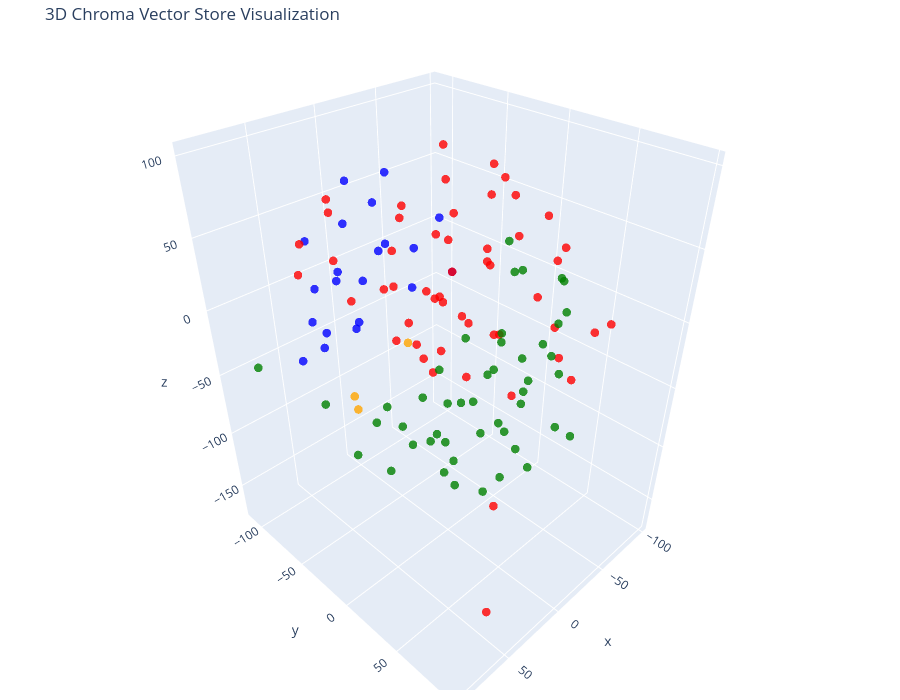

The code cell stored with this chart in its notebook:
### Code cell
# Let's try 3D!

tsne = TSNE(n_components=3, random_state=42)
reduced_vectors = tsne.fit_transform(vectors)

# Create the 3D scatter plot
fig = go.Figure(data=[go.Scatter3d(
    x=reduced_vectors[:, 0],
    y=reduced_vectors[:, 1],
    z=reduced_vectors[:, 2],
    mode='markers',
    marker=dict(size=5, color=colors, opacity=0.8),
    text=[f"Type: {t}<br>Text: {d[:100]}..." for t, d in zip(doc_types, documents)],
    hoverinfo='text'
)])

fig.update_layout(
    title='3D Chroma Vector Store Visualization',
    scene=dict(xaxis_title='x', yaxis_title='y', zaxis_title='z'),
    width=900,
    height=700,
    margin=dict(r=20, b=10, l=10, t=40)
)

fig.show()

### Figure 1 — Plotly figure (JSON) as saved in the notebook; plotly's stock layout.template omitted (floating-point values rounded to 4 significant figures)
{"data": [{"hoverinfo": "text", "marker": {"color": ["blue", "blue", "blue", "blue", "blue", "blue", "blue", "blue", "blue", "blue", "blue", "blue", "blue", "blue", "blue", "blue", "blue", "blue", "blue", "blue", "blue", "red", "red", "red", "red", "red", "red", "red", "red", "red", "red", "red", "red", "red", "red", "red", "red", "red", "red", "red", "red", "red", "red", "red", "red", "red", "red", "red", "red", "red", "red", "red", "red", "red", "red", "red", "red", "red", "red", "red", "red", "red", "red", "red", "red", "red", "red", "red", "red", "red", "red", "red", "red", "orange", "orange", "orange", "green", "green", "green", "green", "green", "green", "green", "green", "green", "green", "green", "green", "green", "green", "green", "green", "green", "green", "green", "green", "green", "green", "green", "green", "green", "green", "green", "green", "green", "green", "green", "green", "green", "green", "green", "green", "green", "green", "green", "green", "green", "green", "green", "green", "green", "green", "green"], "opacity": 0.8, "size": 5}, "mode": "markers", "text": ["Type: products<br>Text: # Product Summary\n\n# Rellm: AI-Powered Enterprise Reinsurance Solution\n\n## Summary\n\nRellm is an inno...", "Type: products<br>Text: ### Seamless Integrations\nRellm's architecture is designed for effortless integration with existing ...", "Type: products<br>Text: ### Regulatory Compliance Tools\nRellm includes built-in compliance tracking features to help organiz...", "Type: products<br>Text: Join the growing number of organizations leveraging Rellm to enhance their reinsurance processes whi...", "Type: products<br>Text: Experience the future of reinsurance with Rellm, where innovation meets reliability. Let Insurellm h...", "Type: products<br>Text: # Product Summary\n\n# Markellm\n\n## Summary\n\nMarkellm is an innovative two-sided marketplace designed ...", "Type: products<br>Text: - **User-Friendly Interface**: Designed with user experience in mind, Markellm features an intuitive...", "Type: products<br>Text: - **Customer Support**: Our dedicated support team is always available to assist both consumers and ...", "Type: products<br>Text: ### For Insurance Companies:\n- **Basic Listing Fee**: $199/month for a featured listing on the platf...", "Type: products<br>Text: ### Q3 2025\n- Initiate a comprehensive marketing campaign targeting both consumers and insurers to i...", "Type: products<br>Text: # Product Summary\n\n# Homellm\n\n## Summary\nHomellm is an innovative home insurance product developed b...", "Type: products<br>Text: ### 2. Dynamic Pricing Model\nWith Homellm's innovative dynamic pricing model, insurance providers ca...", "Type: products<br>Text: ### 5. Multi-Channel Integration\nHomellm seamlessly integrates into existing insurance platforms, pr...", "Type: products<br>Text: - **Basic Tier:** Starting at $5,000/month for small insurers with basic integration features.\n- **S...", "Type: products<br>Text: All tiers include a comprehensive training program and ongoing updates to ensure optimal performance...", "Type: products<br>Text: With Homellm, Insurellm is committed to transforming the landscape of home insurance, ensuring both ...", "Type: products<br>Text: # Product Summary\n\n# Carllm\n\n## Summary\n\nCarllm is an innovative auto insurance product developed by...", "Type: products<br>Text: - **Instant Quoting**: With Carllm, insurance companies can offer near-instant quotes to customers, ...", "Type: products<br>Text: - **Mobile Integration**: Carllm is designed to work seamlessly with mobile applications, providing ...", "Type: products<br>Text: - **Professional Tier**: $2,500/month\n  - For medium-sized companies.\n  - All Basic Tier features pl...", "Type: products<br>Text: ### Q2 2025: Customer Experience Improvements\n- Launch of a new **mobile app** for end-users.\n- Intr...", "Type: contracts<br>Text: # Contract with GreenField Holdings for Markellm\n\n**Effective Date:** November 15, 2023  \n**Contract...", "Type: contracts<br>Text: ## Renewal\n1. **Automatic Renewal**: This contract will automatically renew for sequential one-year ...", "Type: contracts<br>Text: ## Features\n1. **AI-Powered Matching**: Access to advanced algorithms that connect GreenField Holdin...", "Type: contracts<br>Text: ## Support\n1. **Customer Support Access**: The Client will have access to dedicated support through ...", "Type: contracts<br>Text: **Signatures:**  \n_________________________                           _________________________  \n**...", "Type: contracts<br>Text: # Contract with Apex Reinsurance for Rellm: AI-Powered Enterprise Reinsurance Solution\n\n## Terms\n\n1....", "Type: contracts<br>Text: ## Renewal\n\n1. **Automatic Renewal**: This Agreement will automatically renew for successive one-yea...", "Type: contracts<br>Text: 2. **Seamless Integrations**: The architecture of Rellm allows for easy integration with existing sy...", "Type: contracts<br>Text: 1. **Technical Support**: Provider shall offer dedicated technical support to the Client via phone, ...", "Type: contracts<br>Text: **Insurellm, Inc.**  \n_____________________________  \nAuthorized Signature   \nDate: ________________...", "Type: contracts<br>Text: # Contract with Greenstone Insurance for Homellm\n\n---\n\n## Terms\n\n1. **Parties**: This Contract (\"Agr...", "Type: contracts<br>Text: 4. **Payment Terms**: \n   - The Customer shall pay an amount of $10,000 per month for the Standard T...", "Type: contracts<br>Text: ---\n\n## Features\n\n- **AI-Powered Risk Assessment**: Customer will have access to enhanced risk evalu...", "Type: contracts<br>Text: - **Customer Portal**: A dedicated portal will be provided, allowing the Customer's clients to manag...", "Type: contracts<br>Text: ______________________________  \n[Name], [Title]  \nDate: ______________________\n\n**For Greenstone In...", "Type: contracts<br>Text: # Contract with Roadway Insurance Inc. for Carllm\n\n---\n\n## Terms\n\n1. **Agreement Effective Date**: T...", "Type: contracts<br>Text: ---\n\n## Renewal\n\n1. **Automatic Renewal**: This agreement will automatically renew for an additional...", "Type: contracts<br>Text: ---\n\n## Features\n\n1. **Access to Core Features**: Roadway Insurance Inc. will have access to all Pro...", "Type: contracts<br>Text: ---\n\n## Support\n\n1. **Technical Support**: Roadway Insurance Inc. will receive priority technical su...", "Type: contracts<br>Text: # Contract with Stellar Insurance Co. for Rellm\n\n## Terms\nThis contract is made between **Insurellm*...", "Type: contracts<br>Text: ### Termination\nEither party may terminate this agreement with a **30-day written notice**. In the e...", "Type: contracts<br>Text: ## Features\nStellar Insurance Co. will receive access to the following features of the Rellm product...", "Type: contracts<br>Text: ## Support\nInsurellm provides Stellar Insurance Co. with the following support services:\n\n- **24/7 T...", "Type: contracts<br>Text: # Contract with TechDrive Insurance for Carllm\n\n**Contract Date:** October 1, 2024  \n**Contract Dura...", "Type: contracts<br>Text: ## Renewal\n\n1. **Automatic Renewal**: This contract shall automatically renew for additional one-yea...", "Type: contracts<br>Text: ## Support\n\n1. **Customer Support**: Insurellm will provide 24/7 customer support to TechDrive Insur...", "Type: contracts<br>Text: **TechDrive Insurance Representative:**  \nName: Sarah Johnson  \nTitle: Operations Director  \nDate: _...", "Type: contracts<br>Text: # Contract with Belvedere Insurance for Markellm\n\n## Terms\nThis Contract (\"Agreement\") is made and e...", "Type: contracts<br>Text: ## Renewal\n1. **Renewal Terms**: This Agreement may be renewed for additional one-year terms upon mu...", "Type: contracts<br>Text: ## Features\n1. **AI-Powered Matching**: Belvedere Insurance will benefit from Markellm's AI-powered ...", "Type: contracts<br>Text: ## Support\n1. **Technical Support**: Technical support will be available from 9 AM to 7 PM EST, Mond...", "Type: contracts<br>Text: **Belvedere Insurance**  \nSignature: ______________________  \nName: [Authorized Signatory]  \nTitle: ...", "Type: contracts<br>Text: # Contract with Velocity Auto Solutions for Carllm\n\n**Contract Date:** October 1, 2023  \n**Contract ...", "Type: contracts<br>Text: ## Renewal\n\n1. **Automatic Renewal**: This contract will automatically renew for successive 12-month...", "Type: contracts<br>Text: ## Support\n\n1. **Customer Support**: Velocity Auto Solutions will have access to Insurellm’s custome...", "Type: contracts<br>Text: # Contract with GreenValley Insurance for Homellm\n\n**Contract Date:** October 6, 2023  \n**Contract N...", "Type: contracts<br>Text: 4. **Confidentiality:** Both parties agree to maintain the confidentiality of proprietary informatio...", "Type: contracts<br>Text: 1. **AI-Powered Risk Assessment:** Access to advanced AI algorithms for real-time risk evaluations.\n...", "Type: contracts<br>Text: 3. **Regular Updates:** Insurellm will offer ongoing updates and enhancements to the Homellm platfor...", "Type: contracts<br>Text: # Contract with EverGuard Insurance for Rellm: AI-Powered Enterprise Reinsurance Solution\n\n**Contrac...", "Type: contracts<br>Text: 4. **Usage Rights**: EverGuard Insurance is granted a non-exclusive, non-transferable license to acc...", "Type: contracts<br>Text: 1. **Core Functionality**: Rellm provides EverGuard Insurance with advanced AI-driven analytics, sea...", "Type: contracts<br>Text: 1. **Customer Support**: Insurellm will provide EverGuard Insurance with 24/7 customer support, incl...", "Type: contracts<br>Text: ---\n\n**Signatures**  \n**For Insurellm**: __________________________  \n**Name**: John Smith  \n**Title...", "Type: contracts<br>Text: # Contract with BrightWay Solutions for Markellm\n\n**Contract Date:** October 5, 2023  \n**Contract ID...", "Type: contracts<br>Text: 3. **Service Level Agreement (SLA):**  \n   Insurellm commits to a 99.9% uptime for the platform with...", "Type: contracts<br>Text: 2. **Real-Time Quote Availability:**  \n   Consumers sourced via BrightWay Solutions will receive rea...", "Type: contracts<br>Text: 3. **Training and Onboarding:**  \n   Insurellm agrees to provide one free training session on how to...", "Type: contracts<br>Text: # Contract with Pinnacle Insurance Co. for Homellm\n\n## Terms\nThis contract (\"Contract\") is entered i...", "Type: contracts<br>Text: ## Renewal\n1. **Renewal Terms**: At the end of the initial term, this Contract shall automatically r...", "Type: contracts<br>Text: ## Features\n1. **AI-Powered Risk Assessment**: Utilized for tailored underwriting decisions specific...", "Type: contracts<br>Text: ## Support\n1. **Technical Support**: Insurellm shall provide 24/7 technical support via an email and...", "Type: company<br>Text: # Overview of Insurellm\n\nInsurellm is an innovative insurance tech firm with 200 employees across th...", "Type: company<br>Text: # Careers at Insurellm\n\nInsurellm is hiring! We are looking for talented software engineers, data sc...", "Type: company<br>Text: # About Insurellm\n\nInsurellm was founded by Avery Lancaster in 2015 as an insurance tech startup des...", "Type: employees<br>Text: # HR Record\n\n# Alex Chen\n\n## Summary\n- **Date of Birth:** March 15, 1990  \n- **Job Title:** Backend ...", "Type: employees<br>Text: ## Annual Performance History\n- **2020:**  \n  - Completed onboarding successfully.  \n  - Met expecta...", "Type: employees<br>Text: ## Compensation History\n- **2020:** Base Salary: $80,000  \n- **2021:** Base Salary Increase to $90,0...", "Type: employees<br>Text: Alex Chen continues to be a vital asset at Insurellm, contributing significantly to innovative backe...", "Type: employees<br>Text: # HR Record\n\n# Oliver Spencer\n\n## Summary\n- **Date of Birth**: May 14, 1990  \n- **Job Title**: Backe...", "Type: employees<br>Text: ## Annual Performance History\n- **2018**: **3/5** - Adaptable team player but still learning to take...", "Type: employees<br>Text: ## Compensation History\n- **March 2018**: Initial salary of $80,000.\n- **July 2019**: Salary increas...", "Type: employees<br>Text: # HR Record\n\n# Emily Tran\n\n## Summary\n- **Date of Birth:** March 18, 1991  \n- **Job Title:** Digital...", "Type: employees<br>Text: - **January 2017 - May 2018**: Marketing Intern  \n  - Supported the Marketing team by collaborating ...", "Type: employees<br>Text: - **2021**:  \n  - Performance Rating: Meets Expectations  \n  - Key Achievements: Contributed to the ...", "Type: employees<br>Text: - **Professional Development Goals**:  \n  - Emily Tran aims to become a Marketing Manager within the...", "Type: employees<br>Text: # HR Record\n\n# Jordan Blake\n\n## Summary\n- **Date of Birth:** March 15, 1993  \n- **Job Title:** Sales...", "Type: employees<br>Text: ## Annual Performance History\n- **2021:** First year at Insurellm; achieved 90% of monthly targets. ...", "Type: employees<br>Text: ## Other HR Notes\n- Jordan has shown an interest in continuing education, actively participating in ...", "Type: employees<br>Text: # Avery Lancaster\n\n## Summary\n- **Date of Birth**: March 15, 1985  \n- **Job Title**: Co-Founder & Ch...", "Type: employees<br>Text: - **2010 - 2013**: Business Analyst at Edge Analytics  \n  Prior to joining Innovate, Avery worked as...", "Type: employees<br>Text: - **2018**: **Exceeds Expectations**  \n  Under Avery’s pivoted vision, Insurellm launched two new su...", "Type: employees<br>Text: - **2022**: **Satisfactory**  \n  Avery focused on rebuilding team dynamics and addressing employee c...", "Type: employees<br>Text: ## Compensation History\n- **2015**: $150,000 base salary + Significant equity stake  \n- **2016**: $1...", "Type: employees<br>Text: ## Other HR Notes\n- **Professional Development**: Avery has actively participated in leadership trai...", "Type: employees<br>Text: # HR Record\n\n# Maxine Thompson\n\n## Summary\n- **Date of Birth:** January 15, 1991  \n- **Job Title:** ...", "Type: employees<br>Text: ## Insurellm Career Progression\n- **January 2017 - October 2018**: **Junior Data Engineer**  \n  * Ma...", "Type: employees<br>Text: ## Annual Performance History\n- **2017**: *Meets Expectations*  \n  Maxine showed potential in her ro...", "Type: employees<br>Text: - **2021**: *Exceeds Expectations*  \n  Maxine spearheaded the transition to a new data warehousing s...", "Type: employees<br>Text: ## Compensation History\n- **2017**: $70,000 (Junior Data Engineer)  \n- **2018**: $75,000 (Junior Dat...", "Type: employees<br>Text: # Samantha Greene\n\n## Summary\n- **Date of Birth:** October 14, 1990\n- **Job Title:** HR Generalist\n-...", "Type: employees<br>Text: ## Annual Performance History\n- **2020:** Exceeds Expectations  \n  Samantha Greene demonstrated exce...", "Type: employees<br>Text: ## Compensation History\n- **2020:** Base Salary - $55,000  \n  The entry-level salary matched industr...", "Type: employees<br>Text: - **2023:** Base Salary - $70,000  \n  Recognized for substantial improvement in employee relations m...", "Type: employees<br>Text: # HR Record\n\n# Alex Thomson\n\n## Summary\n- **Date of Birth:** March 15, 1995  \n- **Job Title:** Sales...", "Type: employees<br>Text: ## Annual Performance History  \n- **2022** - Rated as \"Exceeds Expectations.\" Alex Thomson achieved ...", "Type: employees<br>Text: ## Other HR Notes\n- Alex Thomson is an active member of the Diversity and Inclusion committee at Ins...", "Type: employees<br>Text: # HR Record\n\n# Samuel Trenton\n\n## Summary\n- **Date of Birth:** April 12, 1989  \n- **Job Title:** Sen...", "Type: employees<br>Text: ## Annual Performance History\n- **2023:** Rating: 4.5/5  \n  *Samuel exceeded expectations, successfu...", "Type: employees<br>Text: ## Compensation History\n- **2023:** Base Salary: $115,000 + Bonus: $15,000  \n  *Annual bonus based o...", "Type: employees<br>Text: - **Engagement in Company Culture:** Regularly participates in team-building events and contributes ...", "Type: employees<br>Text: # HR Record\n\n# Alex Harper\n\n## Summary\n- **Date of Birth**: March 15, 1993  \n- **Job Title**: Sales ...", "Type: employees<br>Text: ## Annual Performance History  \n- **2021**:  \n  - **Performance Rating**: 4.5/5  \n  - **Key Achievem...", "Type: employees<br>Text: - **2022**:  \n  - **Base Salary**: $65,000 (Promotion to Senior SDR)  \n  - **Bonus**: $13,000 (20% o...", "Type: employees<br>Text: # HR Record\n\n# Jordan K. Bishop\n\n## Summary\n- **Date of Birth:** March 15, 1990\n- **Job Title:** Fro...", "Type: employees<br>Text: ## Annual Performance History\n- **2019:** Exceeds Expectations - Continuously delivered high-quality...", "Type: employees<br>Text: ## Compensation History\n- **June 2018:** Starting Salary - $85,000\n- **June 2019:** Salary Increase ...", "Type: employees<br>Text: ## Other HR Notes\n- Jordan K. Bishop has been an integral part of club initiatives, including the In...", "Type: employees<br>Text: # HR Record\n\n# Emily Carter\n\n## Summary\n- **Date of Birth:** August 12, 1990  \n- **Job Title:** Acco...", "Type: employees<br>Text: - **2017-2019:** Marketing Intern  \n  - Assisted with market research and campaign development for s...", "Type: employees<br>Text: ## Compensation History\n| Year | Base Salary | Bonus         | Total Compensation |\n|------|--------...", "Type: employees<br>Text: Emily Carter exemplifies the kind of talent that drives Insurellm's success and is an invaluable ass..."], "type": "scatter3d", "x": [29.05, 29.22, 42.31, 57.74, 86.63, 34.91, 14.41, 6.426, -0.7013, 49.52, 70.76, 70.02, 70.58, 20.77, 48.86, 82.84, 6.644, -7.895, 33.64, -65.89, -41.75, 6.596, -68.21, 46.33, 9.285, -9.798, 53.68, -21.35, 43.92, 62.08, 6.269, 39.05, -22.84, 45.71, -27.66, -23.84, -33.09, -45.51, 1.1, 3.35, -40.67, -43.04, 0.7761, -15.92, 16.99, 14.18, 19.66, 23.1, -12.69, -61.84, -3.056, -6.274, 4.369, 33.62, -85.42, 32.78, -22.43, -21.53, 57.95, -44.96, 20.06, -11.43, 13.84, -17.74, 22.54, -27.32, 1.913, -22.63, 26.16, 10.48, -62.59, 30.01, 47.51, -26.51, 85.09, 69.93, 90.5, 10.44, -38.84, 58.8, -5.389, -2.783, -48.34, 32.56, 54.21, -45.35, 55.9, -8.641, -16.67, 12.5, 76.81, -69.21, -90.78, -88.34, -75.71, 63.13, -33.1, -98.5, -75.97, -94.45, -83.07, -39.92, -55.01, -61.54, -37.33, 61.95, -13.82, 38.52, -9.266, -7.326, -51.98, 30.5, -22.56, -27.18, -39.29, 17.35, 20.23, -73.34, 27.47, 6.511, 3.557, -54.16, 56.66], "y": [-51.06, -71.16, -83.31, -50.09, -30.83, -37.02, -46.01, -22.84, -8.469, -27.44, -34.99, -40.6, -12.38, -29.52, -29.24, -10.23, -89.94, -76.56, -16.55, -61.93, -78.31, 37.61, -29.11, 10.63, 12.64, 76.42, 46.7, -75.07, -91.04, 50.23, 96.91, 74.01, -27.55, -50.38, 44.93, 88.6, 11.68, -48.17, -111.2, -1.608, -37.14, -54.9, -49.16, -28.41, 27.21, -13.98, 13.15, 37.19, 18.1, -3.766, -43.19, 35.47, 81.88, 16.12, 61.1, 0.07355, 52.16, 61.21, -64.41, 49.14, 59.62, -73.46, -77.47, -0.06535, 70.64, 5.396, -47.23, -23.07, 59.22, 59.54, -23.07, -72.99, 27.84, -67.61, 15.25, -7.408, -76.01, -6.581, 4.351, 21.19, 81.72, 2.334, 23.34, 73.62, 58.76, -28.25, 81.56, 41.28, 6.609, 11.55, 0.3427, -7.172, -17.69, -29.13, -21.1, 13.86, 74.58, 17.07, 28.25, 13.21, 10.61, 56.66, 41.96, 34.23, 29.1, -49.54, -22.51, -16.31, 52.61, -32.52, -12.51, -37.92, 40.12, -14.49, 10.31, 44.3, 16.16, 7.518, 24.56, 73.13, -32.1, -2.988, 47.16], "z": [-8.544, 13.21, -17.06, -14.1, -0.1928, 29.02, 38.05, 45.36, 67.14, 6.444, 38.74, 65.76, 58.1, 94.15, 97.34, 26.53, 38.86, 53.1, 59.98, -13.18, -22.83, 56.89, 54.64, 88.39, 79.83, 7.29, 60.59, 14.72, 15.44, 20.69, 11.12, -172.0, 99.22, 71.61, 25.86, 23.23, 87.66, 65.92, 2.216, 16.1, 6.081, 26.45, 6.649, -0.5703, 24.72, -15.1, -4.234, -9.031, 52.77, 63.75, 62.84, 5.626, 36.18, 43.01, -11.28, 15.25, 80.81, 57.83, 51.36, 52.97, -98.82, -10.19, -10.71, -7.509, -4.751, 34.5, -33.54, 40.51, 31.36, 82.85, 78.24, 67.8, 11.13, -58.21, -10.22, -21.82, -25.65, -91.93, -51.87, -34.24, -36.81, -112.4, -65.38, -56.59, -58.11, -44.69, -46.25, -66.34, -65.75, -48.37, -57.89, 6.49, -4.402, 14.7, -58.98, -70.87, -64.7, -26.91, 10.84, -0.1568, -49.15, -29.27, -5.712, -37.28, -29.78, -55.63, -52.93, -52.17, -37.97, -78.56, -71.47, -82.27, -90.3, -84.15, -95.22, -50.24, -98.93, -77.51, -63.24, -66.21, -115.0, -33.09, -25.66]}], "layout": {"height": 700, "margin": {"b": 10, "l": 10, "r": 20, "t": 40}, "scene": {"xaxis": {"title": {"text": "x"}}, "yaxis": {"title": {"text": "y"}}, "zaxis": {"title": {"text": "z"}}}, "title": {"text": "3D Chroma Vector Store Visualization"}, "width": 900}}
